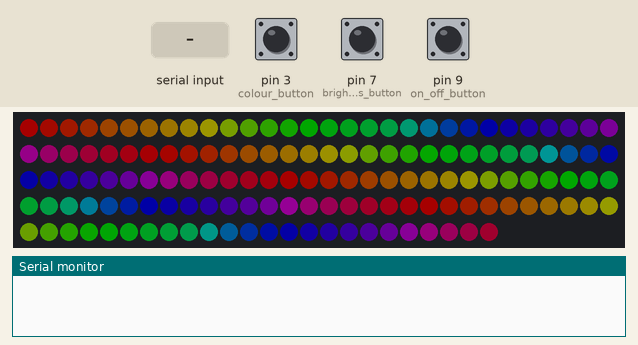
The sketch below on a simulated Arduino Uno, built with avr-gcc and run on an emulated ATmega328P. Shown: 144 RGB LEDs in strip order, left to right, continuing on the next row, the last lines printed to the serial monitor. The test bench sets the inputs (shaded band); at power-on: pin 3 (colour_button) LOW, pin 9 (on_off_button) LOW, pin 7 (brightness_button) LOW. Dim RGB values are drawn brighter than linear.

Above: at 4.2 s.
4.3 s: pin 3 (colour_button) pulled HIGH for 3.2 s
At 6.1 s:
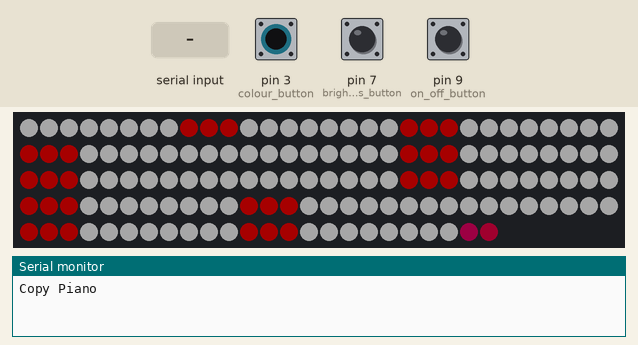
9.8 s: pin 9 (on_off_button) pulled HIGH for 0.15 s
At 11.5 s:
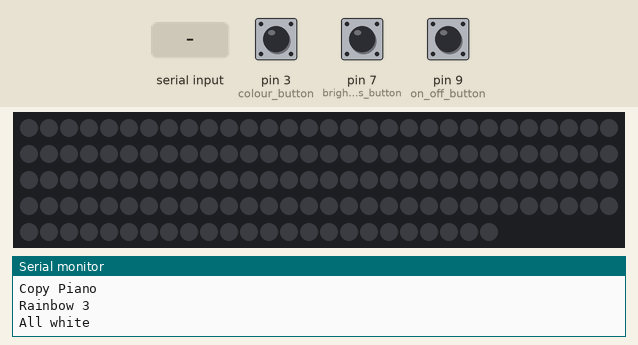
12.3 s: "1" received over Serial
At 13.5 s:
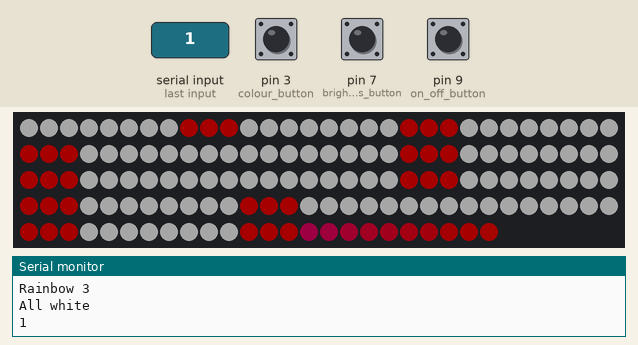
13.8 s: pin 7 (brightness_button) pulled HIGH for 0.15 s
16.3 s: pin 3 (colour_button) pulled HIGH for 0.15 s
At 17.8 s:
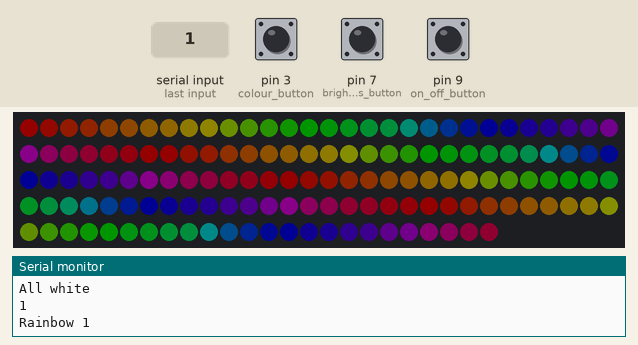
18.8 s: "0" received over Serial
At 19.6 s:
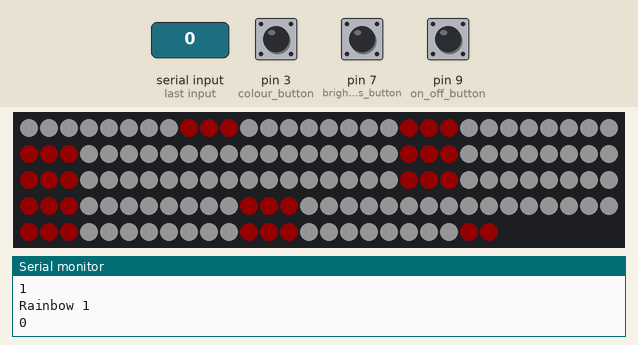
Timing chart, 0 to 21.3 s (numbered marks = the images above; inputs shaded):
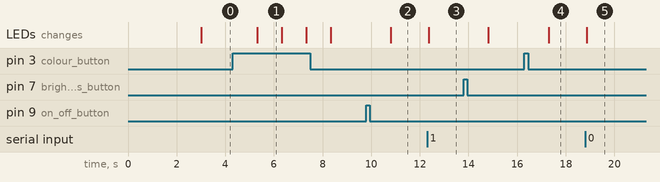

The sketch:

Arduino_Code.ino
```cpp
/*
* File: Arduino_Code
*
* Author: Seam Moore
*
* Happy Birthday Aoife!
* I'M USING GITHUB!!!!!
* - Sean
*/

#include <FastLED.h>

#define LED_Count 144

CRGB myLeds[LED_Count];

// Defining button pins
const int on_off_button = 9;  // the number of the pushbutton pin
const int brightness_button = 7;    // the number of the LED pin
const int colour_button = 3;

// The brightness of the LEDs
int brightness = 100;
bool on_off_toggle = true;

// Declare button states
int one_off_State = 0;
int brightness_State = 0;
int colour_State = 0;

unsigned long debounce_delay = 1000;    // the debounce time; increase if the output flickers

int key_lights[24] = {0,0,0,0,0,0,0,0,0,0,0,0,0,0,0,0,0,0,0,0,0,0,0,0};

uint8_t hue = 0;
uint8_t thisHue = beat8(10,255);

// This is the colour the piano is set to, default is rainbow
int piano_display = 0;

void setup() {
  // Init serial
  Serial.begin(115200);
  Serial.setTimeout(50);

  // Delay till LEDs are turned on
  delay(3000);

  // Initialise LEDs
  FastLED.addLeds<WS2812B, 5, GRB>(myLeds, LED_Count);

  // Set the Initial Brightness
  FastLED.setBrightness(40);

  // initialize the pushbutton pins as an input:
  pinMode(on_off_button, INPUT);
  pinMode(brightness_button, INPUT);
  pinMode(colour_button, INPUT);

  // Set Initial Colour
  fill_rainbow(myLeds, LED_Count, hue, 7);
  FastLED.show();
}

void loop() {
  // Detect Button Presses
  // read the state of the pushbutton value:
  one_off_State = digitalRead(on_off_button);
  brightness_State = digitalRead(brightness_button);
  colour_State = digitalRead(colour_button);

  if (one_off_State == HIGH) {
    if (on_off_toggle == true){
      on_off_toggle = false;
      fill_solid(myLeds, 144, CRGB::Black);
      piano_display = 10;
    } else if (on_off_toggle == false){
      on_off_toggle = true;
      fill_rainbow(myLeds, LED_Count, hue, 7);
      piano_display = 0;
    }
    delay(debounce_delay);
  }

  if (brightness_State == HIGH) {
    if (brightness < 100){
      brightness = brightness + 20;
    } else {
      brightness = 20;
    }
    FastLED.setBrightness(brightness);
    delay(debounce_delay);
  }

  if (colour_State == HIGH) {
    // turn LED on:
    if (piano_display < 4){
      piano_display = piano_display+1;
    } else {
      piano_display = 0;
    }
    delay(debounce_delay);

    switch (piano_display) {
    case 0: // Default Rainbow
      Serial.println("Rainbow 1");
      fill_rainbow(myLeds, LED_Count, hue, 7);
      break;
    case 1: // Fill like actual Piano
      Serial.println("Copy Piano");
      fill_solid(myLeds, 8, CRGB::White); // Key 1
      fill_solid(myLeds + 8, 3, CRGB::Red ); // Key 2
      fill_solid(myLeds + 11, 8, CRGB::White); // Key 3
      fill_solid(myLeds + 19, 3, CRGB::Red ); // Key 4
      fill_solid(myLeds + 22, 8, CRGB::White); // Key 5
      fill_solid(myLeds + 30, 3, CRGB::Red); // Key 6
      fill_solid(myLeds + 33, 8, CRGB::White ); // Key 7
      fill_solid(myLeds + 41, 8, CRGB::White); // Key 8
      fill_solid(myLeds + 49, 3, CRGB::Red ); // Key 9
      fill_solid(myLeds + 52, 8, CRGB::White); // Key 10
      fill_solid(myLeds + 60, 3, CRGB::Red ); // Key 11
      fill_solid(myLeds + 63, 8, CRGB::White); // Key 12
      fill_solid(myLeds + 71, 8, CRGB::White); // Key 13
      fill_solid(myLeds + 79, 3, CRGB::Red ); // Key 14
      fill_solid(myLeds + 82, 8, CRGB::White); // Key 15
      fill_solid(myLeds + 90, 3, CRGB::Red ); // Key 16
      fill_solid(myLeds + 93, 8, CRGB::White); // Key 17
      fill_solid(myLeds + 101, 3, CRGB::Red); // Key 18
      fill_solid(myLeds + 104, 8, CRGB::White ); // Key 19
      fill_solid(myLeds + 112, 8, CRGB::White); // Key 20
      fill_solid(myLeds + 120, 3, CRGB::Red ); // Key 21
      fill_solid(myLeds + 123, 8, CRGB::White); // Key 22
      fill_solid(myLeds + 131, 3, CRGB::Red ); // Key 23
      fill_solid(myLeds + 134, 8, CRGB::White); // Key 24
      break;
    case 2:
      Serial.println("Rainbow 3");
      fill_rainbow_circular(myLeds, LED_Count, 7);
      break;
    case 3:
      Serial.println("All white");
      fill_solid(myLeds, 144, CRGB::White);
      break;
    case 4: // Wave Rainbow
      fill_rainbow_circular(myLeds, 72, 7);
      fill_rainbow_circular(myLeds+72, 72, 7);
      break;
    case 5:
      Serial.println("Wave Rainbow");
      fill_rainbow(myLeds, LED_Count, thisHue, 10);
      break;
    case 10: // Piano Display Off
      fill_solid(myLeds, 144, CRGB::Black);
      piano_display = 10;
      break;
    default:
      // pass if default or out of range
      break;
    }
  }


  if (Serial.available() > 0){
    String string = Serial.readString();

    fill_rainbow_circular(myLeds, 72, 7);
    fill_rainbow_circular(myLeds+72, 72, 7);

    for (int i = 0;i<24;i++){
      switch (i) {
      case 0: // Default Rainbow
        if ((int)string[23] != 49){
          fill_solid(myLeds, 8, CRGB::White); // Key 1
        }
        break;
      case 1: // Default Rainbow
        if ((int)string[22] != 49){
          fill_solid(myLeds + 8, 3, CRGB::Red ); // Key 2
        }
        break;
      case 2: // Default Rainbow
        if ((int)string[21] != 49){
          fill_solid(myLeds + 11, 8, CRGB::White); // Key 3
        }
        break;
      case 3: // Default Rainbow
        if ((int)string[20] != 49){
          fill_solid(myLeds + 19, 3, CRGB::Red ); // Key 4
        }
        break;
      case 4: // Default Rainbow
        if ((int)string[19] != 49){
          fill_solid(myLeds + 22, 8, CRGB::White); // Key 5
        }
        break;
      case 5: // Default Rainbow
        if ((int)string[18] != 49){
          fill_solid(myLeds + 30, 3, CRGB::Red); // Key 6
        }
        break;
      case 6: // Default Rainbow
        if ((int)string[17] != 49){
          fill_solid(myLeds + 33, 8, CRGB::White ); // Key 7
        }
        break;
      case 7: // Default Rainbow
        if ((int)string[16] != 49){
          fill_solid(myLeds + 41, 8, CRGB::White); // Key 8
        }
        break;
      case 8: // Default Rainbow
        if ((int)string[15] != 49){
          fill_solid(myLeds + 49, 3, CRGB::Red ); // Key 9
        }
        break;
      case 9: // Default Rainbow
        if ((int)string[14] != 49){
          fill_solid(myLeds + 52, 8, CRGB::White); // Key 10
        }
        break;
      case 10: // Default Rainbow
        if ((int)string[13] != 49){
          fill_solid(myLeds + 60, 3, CRGB::Red ); // Key 11
        }
        break;
      case 11: // Default Rainbow
        if ((int)string[12] != 49){
          fill_solid(myLeds + 63, 8, CRGB::White); // Key 12
        }
        break;
      case 12: // Default Rainbow
        if ((int)string[11] != 49){
          fill_solid(myLeds + 71, 8, CRGB::White); // Key 13
        }
        break;
      case 13: // Default Rainbow
        if ((int)string[10] != 49){
          fill_solid(myLeds + 79, 3, CRGB::Red ); // Key 14
        }
        break;
      case 14: // Default Rainbow
        if ((int)string[9] != 49){
          fill_solid(myLeds + 82, 8, CRGB::White); // Key 15
        }
        break;
      case 15: // Default Rainbow
        if ((int)string[8] != 49){
          fill_solid(myLeds + 90, 3, CRGB::Red ); // Key 16
        }
        break;
      case 16: // Default Rainbow
        if ((int)string[7] != 49){
          fill_solid(myLeds + 93, 8, CRGB::White); // Key 17
        }
        break;
      case 17: // Default Rainbow
        if ((int)string[6] != 49){
          fill_solid(myLeds + 101, 3, CRGB::Red); // Key 18
        }
        break;
      case 18: // Default Rainbow
        if ((int)string[5] != 49){
          fill_solid(myLeds + 104, 8, CRGB::White ); // Key 19
        }
        break;
      case 19: // Default Rainbow
        if ((int)string[4] != 49){
          fill_solid(myLeds + 112, 8, CRGB::White); // Key 20
        }
        break;
      case 20: // Default Rainbow
        if ((int)string[3] != 49){
          fill_solid(myLeds + 120, 3, CRGB::Red ); // Key 21
        }
        break;
      case 21: // Default Rainbow
        if ((int)string[2] != 49){
          fill_solid(myLeds + 123, 8, CRGB::White); // Key 22
        }
        break;
      case 22: // Default Rainbow
        if ((int)string[1] != 49){
          fill_solid(myLeds + 131, 3, CRGB::Red ); // Key 23
        }
        break;
      case 23: // Default Rainbow
        if ((int)string[0] != 49){
          fill_solid(myLeds + 134, 8, CRGB::White); // Key 24
        }
        break;
      default:
        // pass if default or out of range
        break;
      }
    }

//    for (int i = 0;i<24;i++){
//      switch (i) {
//      case 0: // Default Rainbow
//        if ((int)string[23] == 49){
//          fill_solid(myLeds, 8, CRGB::Red); // Key 1
//          Serial.println("Case 1 - On");
//        } else {
//          Serial.println("Case 1 - Off");
//          fill_solid(myLeds, 8, CRGB::White); // Key 1
//        }
//        break;
//      case 1: // Default Rainbow
//        if ((int)string[22] == 49){
//          fill_solid(myLeds + 8, 3, CRGB(255,191,0)); // Key 2 - Amber
//        } else {
//          fill_solid(myLeds + 8, 3, CRGB::Red ); // Key 2
//        }
//        break;
//      case 2: // Default Rainbow
//        if ((int)string[21] == 49){
//          fill_solid(myLeds + 11, 8, CRGB(255,165,0)); // Key 3 - Orange
//        } else {
//          fill_solid(myLeds + 11, 8, CRGB::White); // Key 3
//        }
//        break;
//      case 3: // Default Rainbow
//        if ((int)string[20] == 49){
//          fill_solid(myLeds + 19, 3, CRGB(255,255,0) ); // Key 4 - Yellow
//        } else {
//          fill_solid(myLeds + 19, 3, CRGB::Red ); // Key 4
//        }
//        break;
//      case 4: // Default Rainbow
//        if ((int)string[19] == 49){
//          fill_solid(myLeds + 22, 8, CRGB(0,128,0)); // Key 5 - Green
//        } else {
//          fill_solid(myLeds + 22, 8, CRGB::White); // Key 5
//        }
//        break;
//      case 5: // Default Rainbow
//        if ((int)string[18] == 49){
//          fill_solid(myLeds + 30, 3, CRGB(0,168,107)); // Key 6 - Jade
//        } else {
//          fill_solid(myLeds + 30, 3, CRGB::Red); // Key 6
//        }
//        break;
//      case 6: // Default Rainbow
//        if ((int)string[17] == 49){
//          fill_solid(myLeds + 33, 8, CRGB(0,128,128) ); // Key 7 - Teal
//        } else {
//          fill_solid(myLeds + 33, 8, CRGB::White ); // Key 7
//        }
//        break;
//      case 7: // Default Rainbow
//        if ((int)string[16] == 49){
//          fill_solid(myLeds + 41, 8, CRGB(0,255,255)); // Key 8 - Cyan
//        } else {
//          fill_solid(myLeds + 41, 8, CRGB::White); // Key 8
//        }
//        break;
//      case 8: // Default Rainbow
//        if ((int)string[15] == 49){
//          fill_solid(myLeds + 49, 3, CRGB(0,0,255) ); // Key 9 - Blue
//        } else {
//          fill_solid(myLeds + 49, 3, CRGB::Red ); // Key 9
//        }
//        break;
//      case 9: // Default Rainbow
//        if ((int)string[14] == 49){
//          fill_solid(myLeds + 52, 8, CRGB(128,0,128)); // Key 10 - Purple
//        } else {
//          fill_solid(myLeds + 52, 8, CRGB::White); // Key 10
//        }
//        break;
//      case 10: // Default Rainbow
//        if ((int)string[13] == 49){
//          fill_solid(myLeds + 60, 3, CRGB(255,192,203) ); // Key 11 - Pink
//        } else {
//          fill_solid(myLeds + 60, 3, CRGB::Red ); // Key 11
//        }
//        break;
//      case 11: // Default Rainbow
//        if ((int)string[12] == 49){
//          fill_solid(myLeds + 63, 8, CRGB(255,0,255)); // Key 12 - Magenta
//        } else {
//          fill_solid(myLeds + 63, 8, CRGB::White); // Key 12
//        }
//        break;
//      case 12: // Default Rainbow
//        if ((int)string[11] == 49){
//          fill_solid(myLeds + 71, 8, CRGB::Red); // Key 13
//        } else {
//          fill_solid(myLeds + 71, 8, CRGB::White); // Key 13
//        }
//        break;
//      case 13: // Default Rainbow
//        if ((int)string[10] == 49){
//          fill_solid(myLeds + 79, 3, CRGB(255,191,0) ); // Key 14 - Amber
//        } else {
//          fill_solid(myLeds + 79, 3, CRGB::Red ); // Key 14
//        }
//        break;
//      case 14: // Default Rainbow
//        if ((int)string[9] == 49){
//          fill_solid(myLeds + 82, 8, CRGB::Orange); // Key 15
//        } else {
//          fill_solid(myLeds + 82, 8, CRGB::White); // Key 15
//        }
//        break;
//      case 15: // Default Rainbow
//        if ((int)string[8] == 49){
//          fill_solid(myLeds + 90, 3, CRGB::Yellow ); // Key 16
//        } else {
//          fill_solid(myLeds + 90, 3, CRGB::Red ); // Key 16
//        }
//        break;
//      case 16: // Default Rainbow
//        if ((int)string[7] == 49){
//          fill_solid(myLeds + 93, 8, CRGB::Green); // Key 17
//        } else {
//          fill_solid(myLeds + 93, 8, CRGB::White); // Key 17
//        }
//        break;
//      case 17: // Default Rainbow
//        if ((int)string[6] == 49){
//          fill_solid(myLeds + 101, 3, CRGB(0,168,107)); // Key 18 - Jade
//        } else {
//          fill_solid(myLeds + 101, 3, CRGB::Red); // Key 18
//        }
//        break;
//      case 18: // Default Rainbow
//        if ((int)string[5] == 49){
//          fill_solid(myLeds + 104, 8, CRGB::Teal ); // Key 19
//        } else {
//          fill_solid(myLeds + 104, 8, CRGB::White ); // Key 19
//        }
//        break;
//      case 19: // Default Rainbow
//        if ((int)string[4] == 49){
//          fill_solid(myLeds + 112, 8, CRGB::Cyan); // Key 20
//        } else {
//          fill_solid(myLeds + 112, 8, CRGB::White); // Key 20
//        }
//        break;
//      case 20: // Default Rainbow
//        if ((int)string[3] == 49){
//          fill_solid(myLeds + 120, 3, CRGB::Blue ); // Key 21
//        } else {
//          fill_solid(myLeds + 120, 3, CRGB::Red ); // Key 21
//        }
//        break;
//      case 21: // Default Rainbow
//        if ((int)string[2] == 49){
//          fill_solid(myLeds + 123, 8, CRGB::Purple); // Key 22
//        } else {
//          fill_solid(myLeds + 123, 8, CRGB::White); // Key 22
//        }
//        break;
//      case 22: // Default Rainbow
//        if ((int)string[1] == 49){
//          fill_solid(myLeds + 131, 3, CRGB::Pink ); // Key 23
//        } else {
//          fill_solid(myLeds + 131, 3, CRGB::Red ); // Key 23
//        }
//        break;
//      case 23: // Default Rainbow
//        if ((int)string[0] == 49){
//          fill_solid(myLeds + 134, 8, CRGB::Magenta); // Key 24
//        } else {
//          fill_solid(myLeds + 134, 8, CRGB::White); // Key 24
//        }
//        break;
//      default:
//        // pass if default or out of range
//        break;
//      }
//    }
   Serial.println(string);
  }

  //Serial.println(piano_display);
  FastLED.show();
}
```

Measured:
- after the input at 4.3 s, the LEDs: change after 1.0 s (image 1)
- after the input at 9.8 s, the LEDs: change after 1.0 s (image 2)
- after the input at 12.3 s, the LEDs: change after 0.06 s (image 3)
- after the input at 16.3 s, the LEDs: change after 1.0 s (image 4)
- after the input at 18.8 s, the LEDs: change after 0.06 s (image 5)
- what the display in image 1 shows lasts 1.0 s, from 5.3 s to 6.3 s
